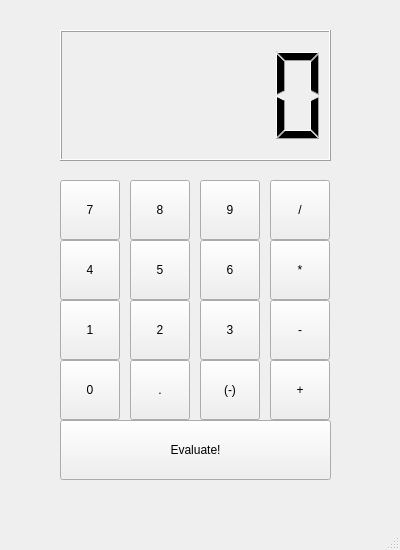
<?xml version="1.0" encoding="UTF-8"?>
<ui version="4.0">
 <class>MainWindow</class>
 <widget class="QMainWindow" name="MainWindow">
  <property name="enabled">
   <bool>true</bool>
  </property>
  <property name="geometry">
   <rect>
    <x>0</x>
    <y>0</y>
    <width>400</width>
    <height>550</height>
   </rect>
  </property>
  <property name="windowTitle">
   <string>MainWindow</string>
  </property>
  <property name="styleSheet">
   <string notr="true">QLabel[objectName=&quot;main_window_status&quot; ]{
	font-weight: 100;
	
}

QToolButton {
	font-weight: 600;
}
</string>
  </property>
  <widget class="QWidget" name="centralwidget">
   <widget class="QPushButton" name="buttonArray_op_eval">
    <property name="geometry">
     <rect>
      <x>60</x>
      <y>420</y>
      <width>271</width>
      <height>60</height>
     </rect>
    </property>
    <property name="text">
     <string>Evaluate!</string>
    </property>
   </widget>
   <widget class="QPushButton" name="buttonArray_no_0">
    <property name="geometry">
     <rect>
      <x>60</x>
      <y>360</y>
      <width>60</width>
      <height>60</height>
     </rect>
    </property>
    <property name="text">
     <string>0</string>
    </property>
   </widget>
   <widget class="QPushButton" name="buttonArray_no_1">
    <property name="geometry">
     <rect>
      <x>60</x>
      <y>300</y>
      <width>60</width>
      <height>60</height>
     </rect>
    </property>
    <property name="text">
     <string>1</string>
    </property>
   </widget>
   <widget class="QPushButton" name="buttonArray_no_4">
    <property name="geometry">
     <rect>
      <x>60</x>
      <y>240</y>
      <width>60</width>
      <height>60</height>
     </rect>
    </property>
    <property name="text">
     <string>4</string>
    </property>
   </widget>
   <widget class="QPushButton" name="buttonArray_no_7">
    <property name="geometry">
     <rect>
      <x>60</x>
      <y>180</y>
      <width>60</width>
      <height>60</height>
     </rect>
    </property>
    <property name="text">
     <string>7</string>
    </property>
   </widget>
   <widget class="QPushButton" name="buttonArray_op_dec">
    <property name="geometry">
     <rect>
      <x>130</x>
      <y>360</y>
      <width>60</width>
      <height>60</height>
     </rect>
    </property>
    <property name="text">
     <string>.</string>
    </property>
   </widget>
   <widget class="QPushButton" name="buttonArray_no_8">
    <property name="geometry">
     <rect>
      <x>130</x>
      <y>180</y>
      <width>60</width>
      <height>60</height>
     </rect>
    </property>
    <property name="text">
     <string>8</string>
    </property>
   </widget>
   <widget class="QPushButton" name="buttonArray_no_5">
    <property name="geometry">
     <rect>
      <x>130</x>
      <y>240</y>
      <width>60</width>
      <height>60</height>
     </rect>
    </property>
    <property name="text">
     <string>5</string>
    </property>
   </widget>
   <widget class="QPushButton" name="buttonArray_no_2">
    <property name="geometry">
     <rect>
      <x>130</x>
      <y>300</y>
      <width>60</width>
      <height>60</height>
     </rect>
    </property>
    <property name="text">
     <string>2</string>
    </property>
   </widget>
   <widget class="QPushButton" name="buttonArray_op_neg">
    <property name="geometry">
     <rect>
      <x>200</x>
      <y>360</y>
      <width>60</width>
      <height>60</height>
     </rect>
    </property>
    <property name="text">
     <string>(-)</string>
    </property>
   </widget>
   <widget class="QPushButton" name="buttonArray_no_9">
    <property name="geometry">
     <rect>
      <x>200</x>
      <y>180</y>
      <width>60</width>
      <height>60</height>
     </rect>
    </property>
    <property name="text">
     <string>9</string>
    </property>
   </widget>
   <widget class="QPushButton" name="buttonArray_no_6">
    <property name="geometry">
     <rect>
      <x>200</x>
      <y>240</y>
      <width>60</width>
      <height>60</height>
     </rect>
    </property>
    <property name="text">
     <string>6</string>
    </property>
   </widget>
   <widget class="QPushButton" name="buttonArray_no_3">
    <property name="geometry">
     <rect>
      <x>200</x>
      <y>300</y>
      <width>60</width>
      <height>60</height>
     </rect>
    </property>
    <property name="text">
     <string>3</string>
    </property>
   </widget>
   <widget class="QPushButton" name="buttonArray_op_add">
    <property name="geometry">
     <rect>
      <x>270</x>
      <y>360</y>
      <width>60</width>
      <height>60</height>
     </rect>
    </property>
    <property name="text">
     <string>+</string>
    </property>
   </widget>
   <widget class="QPushButton" name="buttonArray_op_div">
    <property name="geometry">
     <rect>
      <x>270</x>
      <y>180</y>
      <width>60</width>
      <height>60</height>
     </rect>
    </property>
    <property name="text">
     <string>/</string>
    </property>
   </widget>
   <widget class="QPushButton" name="buttonArray_op_mult">
    <property name="geometry">
     <rect>
      <x>270</x>
      <y>240</y>
      <width>60</width>
      <height>60</height>
     </rect>
    </property>
    <property name="text">
     <string>*</string>
    </property>
   </widget>
   <widget class="QPushButton" name="buttonArray_op_sub">
    <property name="geometry">
     <rect>
      <x>270</x>
      <y>300</y>
      <width>60</width>
      <height>60</height>
     </rect>
    </property>
    <property name="text">
     <string>-</string>
    </property>
   </widget>
   <widget class="QLCDNumber" name="outputDisplay">
    <property name="geometry">
     <rect>
      <x>60</x>
      <y>30</y>
      <width>271</width>
      <height>131</height>
     </rect>
    </property>
   </widget>
  </widget>
  <widget class="QMenuBar" name="menubar">
   <property name="geometry">
    <rect>
     <x>0</x>
     <y>0</y>
     <width>400</width>
     <height>24</height>
    </rect>
   </property>
  </widget>
  <widget class="QStatusBar" name="statusbar"/>
 </widget>
 <resources>
  <include location="assets/fonts/fonts.qrc"/>
 </resources>
 <connections/>
</ui>
